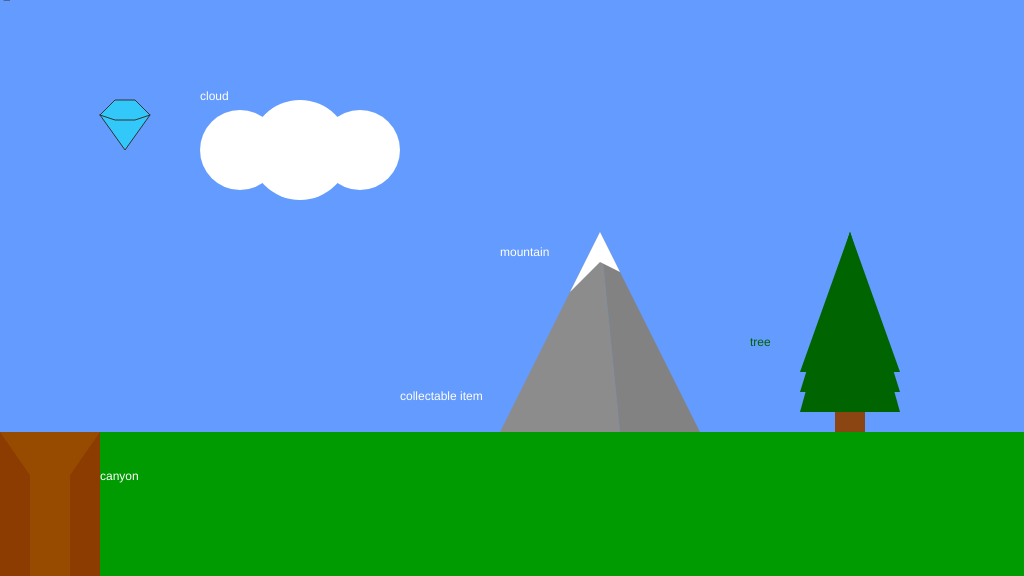
Frame 1 (no input)
Frame 60 (no input): identical to frame 1, image omitted
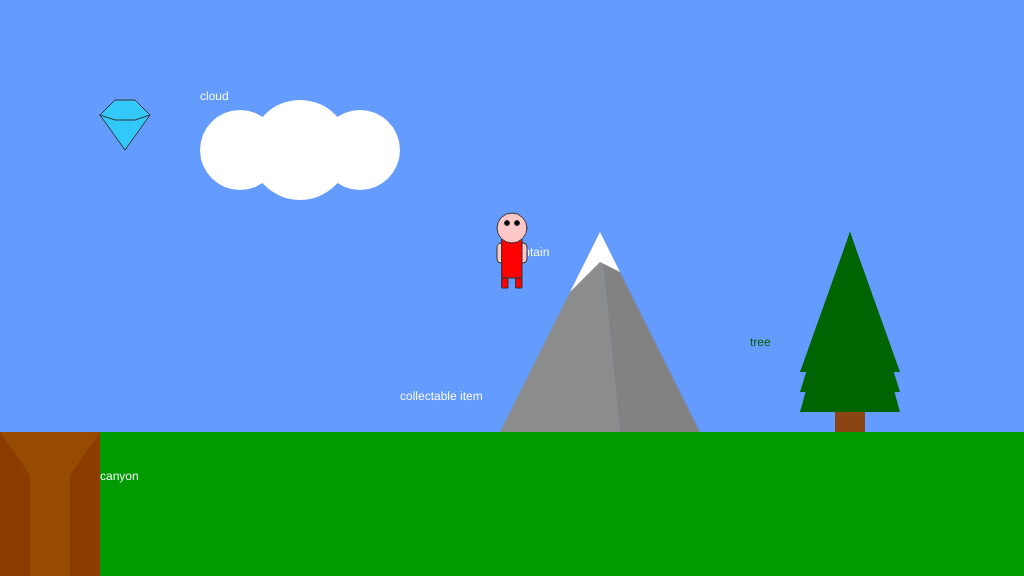
Frame 120 (the mouse pressed at the canvas centre since frame 60)

The p5.js sketch that drew these frames (run headless with seeded random() and noise() and a simulated clock; from frame 60 on, the mouse is pressed at the canvas centre):

// p5.js sketch
// ── sketch.js
/*

The Game Project

1 - Background Scenery

Use p5 drawing functions such as rect, ellipse, line, triangle and
point to draw the scenery as set out in the code comments. The items
should appear next to the text titles.

Each bit of scenery is worth two marks:

0 marks = not a reasonable attempt
1 mark = attempted but it's messy or lacks detail
2 marks = you've used several shape functions to create the scenery

I've given titles and chosen some base colours, but feel free to
imaginatively modify these and interpret the scenery titles loosely to
match your game theme.

WARNING: Do not get too carried away. If you're shape takes more than 15 lines of code to draw then you've probably over done it.


*/

let gameChar_x = 0;
let gameChar_y = 0;

let treePos_x;
let treePos_y;

let canyon = {};
let collectable = {};

let mountain = {};
let cloud = {};

function setup() {
  createCanvas(1024, 576);

  treePos_x = 800;
  treePos_y = 232;

  canyon = {
    x_pos: 0,
    width: 100,
  };

  collectable = {
    x_pos: 100,
    y_pos: 100,
    size: 50,
  };

  mountain = {
    x_pos: 500,
    width: 200,
  };

  cloud = {
    x_pos: 200,
    y_pos: 100,
    width: 200,
  };
}

function mousePressed() {
  gameChar_x = mouseX;
  gameChar_y = mouseY;
}

function draw() {
  background(100, 155, 255); //fill the sky blue

  noStroke();
  fill(0, 155, 0);
  rect(0, 432, 1024, 144); //draw some green ground

  //1. a cloud in the sky
  //... add your code here

  noStroke();
  fill(255);
  drawCloud(cloud.x_pos, cloud.y_pos, cloud.width, 100);
  text("cloud", 200, 100);

  //2. a mountain in the distance
  //... add your code here

  noStroke();
  fill(255);
  text("mountain", 500, 256);
  drawMountain(mountain.x_pos, 232, mountain.width, 200);

  //3. a tree
  //... add your code here

  noStroke();
  fill(255);
  drawTree(treePos_x, treePos_y, 100, 200);
  text("tree", 750, 346);

  //4. a canyon
  //NB. the canyon should go from ground-level to the bottom of the screen

  //... add your code here

  noStroke();
  fill(255);
  text("canyon", 100, 480);
  drawCanyon(canyon.x_pos, 432, canyon.width, 144);

  //5. a collectable token - eg. a jewel, fruit, coins
  //... add your code here

  noStroke();
  fill(255);
  text("collectable item", 400, 400);
  drawDiamond(
    collectable.x_pos,
    collectable.y_pos,
    collectable.size,
    color(255, 255, 0)
  );

  // Standing character

  // skin color
  fill(255, 200, 200);

  // arms
  rect(gameChar_x - 15, gameChar_y - 45, 10, 20, 4);
  rect(gameChar_x + 5, gameChar_y - 45, 10, 20, 4);

  // body
  fill(255, 0, 0);
  rect(gameChar_x - 10, gameChar_y - 50, 20, 40);
  rect(gameChar_x - 10, gameChar_y - 10, 6, 10);
  rect(gameChar_x + 4, gameChar_y - 10, 6, 10);

  // head
  fill(255, 200, 200);
  circle(gameChar_x, gameChar_y - 60, 30, 30);

  // eyes
  fill(0);
  circle(gameChar_x - 5, gameChar_y - 65, 5, 5);
  circle(gameChar_x + 5, gameChar_y - 65, 5, 5);
}

// ── shapes.js
// make a cloud that has a ellipse on each side and a bigger one on the middle
function drawCloud(x, y, width, height) {
  // make a const with 30% of the total width
  // ellipse(centerX, centerY, width, height)
  ellipse(x + width * 0.2, y + height * 0.5, width * 0.4, height * 0.8);
  ellipse(x + width * 0.8, y + height * 0.5, width * 0.4, height * 0.8);
  ellipse(x + width * 0.5, y + height * 0.5, width * 0.5, height);
}

function drawTree(x, y, width, height) {
  // brown
  fill(139, 69, 19);
  rect(x + width * 0.35, y + height * 0.7, width * 0.3, height * 0.3);

  // green
  fill(0, 100, 0);
  for (let i = 0; i < 3; i++)
    triangle(
      x + width * 0.5,
      y,
      x,
      y + height * 0.7 + i * height * 0.1,
      x + width,
      y + height * 0.7 + i * height * 0.1
    );
}

// use multiple triangles to make mountain layers, use gray and brown to differentiate
function drawMountain(x, y, width, height) {
  // use beginShape, vertex and endShape. Create a mountain that looks like a triangle, but has the top white like snow.
  // use gray and brown to differentiate. white for snow
  fill(140, 140, 140);
  triangle(x + width * 0.5, y, x, y + height, x + width * 0.6, y + height);
  fill(130, 130, 130);
  triangle(
    x + width * 0.5,
    y,
    x + width * 0.6,
    y + height,
    x + width,
    y + height
  );
  fill(255, 255, 255);
  beginShape();
  vertex(x + width * 0.5 - width * 0.15, y + height * 0.3);
  vertex(x + width * 0.5, y);
  vertex(x + width * 0.5 + width * 0.1, y + height * 0.2);
  vertex(x + width * 0.5, y + height * 0.15);
  endShape(CLOSE);
}

function drawCanyon(x, y, width, height) {
  fill(150, 75, 0);
  rect(x, y, width, height);
  fill(140, 60, 0);
  noStroke();
  beginShape();
  vertex(x, y);
  vertex(x + width * 0.3, y + height * 0.3);
  vertex(x + width * 0.3, y + height);
  vertex(x + width * 0.7, y + height);
  vertex(x + width * 0.7, y + height * 0.3);
  vertex(x + width, y);
  vertex(x + width, y + height);
  vertex(x, y + height);
  endShape();
}

function drawDiamond(x, y, size) {
  fill(50, 200, 250);
  stroke(50);
  beginShape();
  vertex(x, y + size * 0.3);
  vertex(x + size * 0.3, y);
  vertex(x + size * 0.7, y);
  vertex(x + size, y + size * 0.3);
  vertex(x + size * 0.5, y + size);
  vertex(x, y + size * 0.3);
  endShape();

  beginShape();
  vertex(x, y + size * 0.3);
  vertex(x + size * 0.3, y + size * 0.4);
  vertex(x + size * 0.7, y + size * 0.4);
  vertex(x + size, y + size * 0.3);
  endShape();
}
